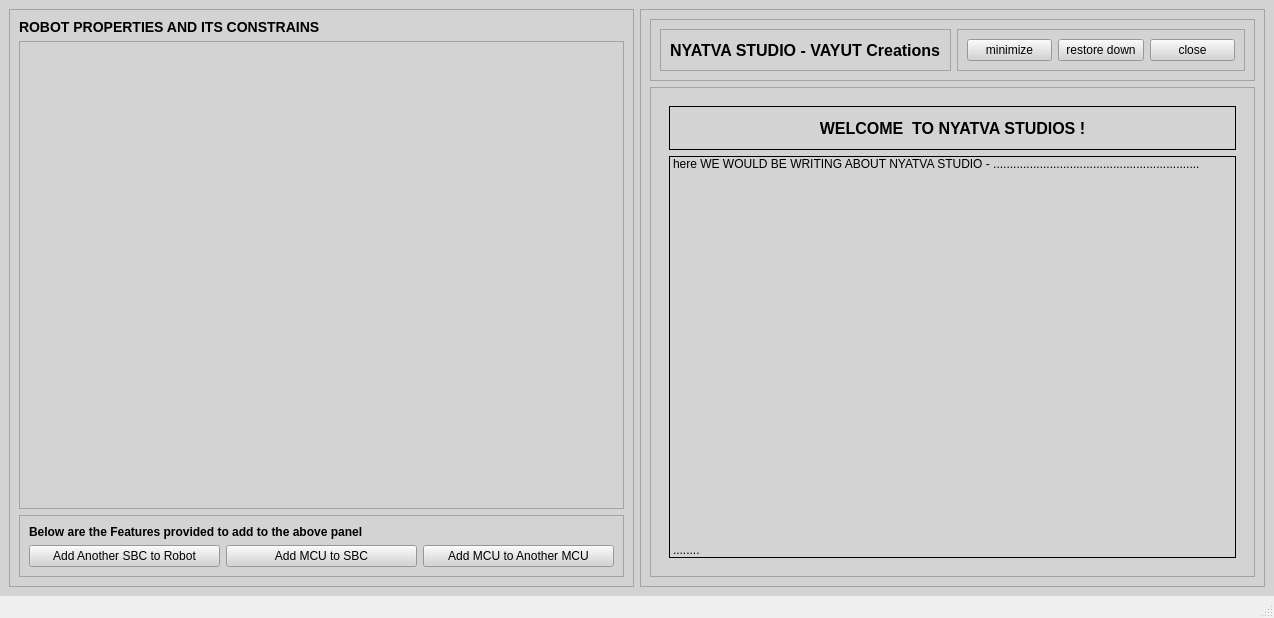
<?xml version="1.0" encoding="UTF-8"?>
<ui version="4.0">
 <class>MainWindow</class>
 <widget class="QMainWindow" name="MainWindow">
  <property name="geometry">
   <rect>
    <x>0</x>
    <y>0</y>
    <width>1274</width>
    <height>618</height>
   </rect>
  </property>
  <property name="windowTitle">
   <string>MainWindow</string>
  </property>
  <widget class="QWidget" name="centralwidget">
   <property name="styleSheet">
    <string notr="true">background-color: lightgrey;</string>
   </property>
   <layout class="QHBoxLayout" name="horizontalLayout">
    <item>
     <widget class="QFrame" name="frame">
      <property name="frameShape">
       <enum>QFrame::StyledPanel</enum>
      </property>
      <property name="frameShadow">
       <enum>QFrame::Raised</enum>
      </property>
      <layout class="QVBoxLayout" name="verticalLayout_10">
       <item>
        <layout class="QVBoxLayout" name="verticalLayout_9">
         <item>
          <widget class="QLabel" name="label_20">
           <property name="styleSheet">
            <string notr="true">font-size: 14px;
font-weight: bold;</string>
           </property>
           <property name="text">
            <string>ROBOT PROPERTIES AND ITS CONSTRAINS</string>
           </property>
           <property name="margin">
            <number>7</number>
           </property>
          </widget>
         </item>
         <item>
          <widget class="QTreeView" name="treeView"/>
         </item>
         <item>
          <widget class="QFrame" name="frame_8">
           <property name="frameShape">
            <enum>QFrame::StyledPanel</enum>
           </property>
           <property name="frameShadow">
            <enum>QFrame::Raised</enum>
           </property>
           <layout class="QVBoxLayout" name="verticalLayout_8">
            <item>
             <layout class="QVBoxLayout" name="verticalLayout_2">
              <item>
               <widget class="QLabel" name="label_7">
                <property name="styleSheet">
                 <string notr="true">font-weight: bold;</string>
                </property>
                <property name="text">
                 <string>Below are the Features provided to add to the above panel</string>
                </property>
                <property name="wordWrap">
                 <bool>false</bool>
                </property>
                <property name="margin">
                 <number>7</number>
                </property>
               </widget>
              </item>
              <item>
               <layout class="QHBoxLayout" name="horizontalLayout_9">
                <item>
                 <widget class="QPushButton" name="pushButton_5">
                  <property name="text">
                   <string>Add Another SBC to Robot</string>
                  </property>
                 </widget>
                </item>
                <item>
                 <widget class="QPushButton" name="pushButton_6">
                  <property name="text">
                   <string>Add MCU to SBC</string>
                  </property>
                 </widget>
                </item>
                <item>
                 <widget class="QPushButton" name="pushButton_7">
                  <property name="text">
                   <string>Add MCU to Another MCU</string>
                  </property>
                 </widget>
                </item>
               </layout>
              </item>
             </layout>
            </item>
           </layout>
          </widget>
         </item>
        </layout>
       </item>
      </layout>
     </widget>
    </item>
    <item>
     <widget class="QFrame" name="frame_2">
      <property name="frameShape">
       <enum>QFrame::StyledPanel</enum>
      </property>
      <property name="frameShadow">
       <enum>QFrame::Raised</enum>
      </property>
      <layout class="QVBoxLayout" name="verticalLayout">
       <item>
        <widget class="QFrame" name="frame_3">
         <property name="sizePolicy">
          <sizepolicy hsizetype="Preferred" vsizetype="Preferred">
           <horstretch>0</horstretch>
           <verstretch>0</verstretch>
          </sizepolicy>
         </property>
         <property name="frameShape">
          <enum>QFrame::StyledPanel</enum>
         </property>
         <property name="frameShadow">
          <enum>QFrame::Raised</enum>
         </property>
         <layout class="QHBoxLayout" name="horizontalLayout_2">
          <item>
           <widget class="QFrame" name="frame_4">
            <property name="frameShape">
             <enum>QFrame::StyledPanel</enum>
            </property>
            <property name="frameShadow">
             <enum>QFrame::Raised</enum>
            </property>
            <layout class="QHBoxLayout" name="horizontalLayout_4">
             <item>
              <widget class="QLabel" name="label">
               <property name="styleSheet">
                <string notr="true">font-weight: bold;
font-size: 16px;</string>
               </property>
               <property name="text">
                <string>NYATVA STUDIO - VAYUT Creations</string>
               </property>
              </widget>
             </item>
            </layout>
           </widget>
          </item>
          <item>
           <widget class="QFrame" name="frame_6">
            <property name="frameShape">
             <enum>QFrame::StyledPanel</enum>
            </property>
            <property name="frameShadow">
             <enum>QFrame::Raised</enum>
            </property>
            <layout class="QHBoxLayout" name="horizontalLayout_3">
             <item>
              <widget class="QPushButton" name="pushButton">
               <property name="text">
                <string>minimize</string>
               </property>
              </widget>
             </item>
             <item>
              <widget class="QPushButton" name="pushButton_2">
               <property name="text">
                <string>restore down</string>
               </property>
              </widget>
             </item>
             <item>
              <widget class="QPushButton" name="pushButton_3">
               <property name="text">
                <string>close</string>
               </property>
              </widget>
             </item>
            </layout>
           </widget>
          </item>
         </layout>
        </widget>
       </item>
       <item>
        <widget class="QFrame" name="frame_5">
         <property name="frameShape">
          <enum>QFrame::StyledPanel</enum>
         </property>
         <property name="frameShadow">
          <enum>QFrame::Raised</enum>
         </property>
         <layout class="QVBoxLayout" name="verticalLayout_3">
          <item>
           <widget class="QStackedWidget" name="stackedWidget">
            <property name="currentIndex">
             <number>0</number>
            </property>
            <widget class="QWidget" name="page_4">
             <layout class="QVBoxLayout" name="verticalLayout_20">
              <item>
               <layout class="QVBoxLayout" name="verticalLayout_19">
                <item>
                 <widget class="QLabel" name="label_18">
                  <property name="styleSheet">
                   <string notr="true">font-weight: bold;
font-size: 16px;</string>
                  </property>
                  <property name="frameShape">
                   <enum>QFrame::Panel</enum>
                  </property>
                  <property name="frameShadow">
                   <enum>QFrame::Plain</enum>
                  </property>
                  <property name="text">
                   <string>WELCOME  TO NYATVA STUDIOS !</string>
                  </property>
                  <property name="alignment">
                   <set>Qt::AlignCenter</set>
                  </property>
                  <property name="margin">
                   <number>27</number>
                  </property>
                 </widget>
                </item>
                <item>
                 <widget class="QLabel" name="label_19">
                  <property name="frameShape">
                   <enum>QFrame::Panel</enum>
                  </property>
                  <property name="text">
                   <string>&lt;html&gt;&lt;head/&gt;&lt;body&gt;&lt;p&gt;here WE WOULD BE WRITING ABOUT NYATVA STUDIO - .............................................................. &lt;/p&gt;&lt;p&gt;&lt;br/&gt;&lt;/p&gt;&lt;p&gt;&lt;br/&gt;&lt;/p&gt;&lt;p&gt;&lt;br/&gt;&lt;/p&gt;&lt;p&gt;&lt;br/&gt;&lt;/p&gt;&lt;p&gt;&lt;br/&gt;&lt;/p&gt;&lt;p&gt;&lt;br/&gt;&lt;/p&gt;&lt;p&gt;&lt;br/&gt;&lt;/p&gt;&lt;p&gt;&lt;br/&gt;&lt;/p&gt;&lt;p&gt;&lt;br/&gt;&lt;/p&gt;&lt;p&gt;........&lt;/p&gt;&lt;/body&gt;&lt;/html&gt;</string>
                  </property>
                 </widget>
                </item>
               </layout>
              </item>
             </layout>
            </widget>
            <widget class="QWidget" name="page">
             <layout class="QVBoxLayout" name="verticalLayout_6">
              <item>
               <layout class="QVBoxLayout" name="verticalLayout_5">
                <item>
                 <widget class="QLabel" name="label_2">
                  <property name="sizePolicy">
                   <sizepolicy hsizetype="Preferred" vsizetype="Maximum">
                    <horstretch>0</horstretch>
                    <verstretch>0</verstretch>
                   </sizepolicy>
                  </property>
                  <property name="styleSheet">
                   <string notr="true">font-weight: bold;</string>
                  </property>
                  <property name="frameShape">
                   <enum>QFrame::Panel</enum>
                  </property>
                  <property name="text">
                   <string>Adding a SBC To - ROBOT</string>
                  </property>
                  <property name="textFormat">
                   <enum>Qt::AutoText</enum>
                  </property>
                  <property name="scaledContents">
                   <bool>false</bool>
                  </property>
                  <property name="alignment">
                   <set>Qt::AlignCenter</set>
                  </property>
                  <property name="wordWrap">
                   <bool>false</bool>
                  </property>
                  <property name="margin">
                   <number>5</number>
                  </property>
                  <property name="indent">
                   <number>0</number>
                  </property>
                 </widget>
                </item>
                <item>
                 <widget class="QFrame" name="frame_7">
                  <property name="frameShape">
                   <enum>QFrame::WinPanel</enum>
                  </property>
                  <property name="frameShadow">
                   <enum>QFrame::Raised</enum>
                  </property>
                  <layout class="QVBoxLayout" name="verticalLayout_7">
                   <item>
                    <widget class="QFrame" name="frame_9">
                     <property name="frameShape">
                      <enum>QFrame::StyledPanel</enum>
                     </property>
                     <property name="frameShadow">
                      <enum>QFrame::Raised</enum>
                     </property>
                     <layout class="QVBoxLayout" name="verticalLayout_4">
                      <item>
                       <layout class="QHBoxLayout" name="horizontalLayout_5">
                        <item>
                         <widget class="QLabel" name="label_3">
                          <property name="text">
                           <string>## Parent Robot    :</string>
                          </property>
                         </widget>
                        </item>
                        <item>
                         <widget class="QLineEdit" name="lineEdit_4"/>
                        </item>
                       </layout>
                      </item>
                      <item>
                       <spacer name="horizontalSpacer">
                        <property name="orientation">
                         <enum>Qt::Horizontal</enum>
                        </property>
                        <property name="sizeHint" stdset="0">
                         <size>
                          <width>40</width>
                          <height>20</height>
                         </size>
                        </property>
                       </spacer>
                      </item>
                      <item>
                       <layout class="QHBoxLayout" name="horizontalLayout_6">
                        <item>
                         <widget class="QLabel" name="label_4">
                          <property name="text">
                           <string># SBC Comms       :</string>
                          </property>
                         </widget>
                        </item>
                        <item>
                         <widget class="QLineEdit" name="lineEdit_2"/>
                        </item>
                       </layout>
                      </item>
                      <item>
                       <layout class="QHBoxLayout" name="horizontalLayout_7">
                        <item>
                         <widget class="QLabel" name="label_5">
                          <property name="text">
                           <string># SBC Actuators    :</string>
                          </property>
                         </widget>
                        </item>
                        <item>
                         <widget class="QLineEdit" name="lineEdit_3"/>
                        </item>
                       </layout>
                      </item>
                      <item>
                       <layout class="QHBoxLayout" name="horizontalLayout_8">
                        <item>
                         <widget class="QLabel" name="label_6">
                          <property name="text">
                           <string># SBC Sensors        :</string>
                          </property>
                         </widget>
                        </item>
                        <item>
                         <widget class="QLineEdit" name="lineEdit"/>
                        </item>
                       </layout>
                      </item>
                     </layout>
                    </widget>
                   </item>
                   <item>
                    <widget class="QPushButton" name="pushButton_4">
                     <property name="text">
                      <string>ADD NEW SBC</string>
                     </property>
                     <property name="iconSize">
                      <size>
                       <width>16</width>
                       <height>16</height>
                      </size>
                     </property>
                    </widget>
                   </item>
                  </layout>
                 </widget>
                </item>
               </layout>
              </item>
             </layout>
            </widget>
            <widget class="QWidget" name="page_2">
             <layout class="QVBoxLayout" name="verticalLayout_14">
              <item>
               <layout class="QVBoxLayout" name="verticalLayout_11">
                <item>
                 <widget class="QLabel" name="label_8">
                  <property name="sizePolicy">
                   <sizepolicy hsizetype="Preferred" vsizetype="Maximum">
                    <horstretch>0</horstretch>
                    <verstretch>0</verstretch>
                   </sizepolicy>
                  </property>
                  <property name="styleSheet">
                   <string notr="true">font-weight: bold;</string>
                  </property>
                  <property name="frameShape">
                   <enum>QFrame::Panel</enum>
                  </property>
                  <property name="text">
                   <string>Adding a MCU To - SBC</string>
                  </property>
                  <property name="textFormat">
                   <enum>Qt::AutoText</enum>
                  </property>
                  <property name="scaledContents">
                   <bool>false</bool>
                  </property>
                  <property name="alignment">
                   <set>Qt::AlignCenter</set>
                  </property>
                  <property name="wordWrap">
                   <bool>true</bool>
                  </property>
                  <property name="margin">
                   <number>5</number>
                  </property>
                  <property name="indent">
                   <number>0</number>
                  </property>
                 </widget>
                </item>
                <item>
                 <widget class="QFrame" name="frame_10">
                  <property name="frameShape">
                   <enum>QFrame::WinPanel</enum>
                  </property>
                  <property name="frameShadow">
                   <enum>QFrame::Raised</enum>
                  </property>
                  <layout class="QVBoxLayout" name="verticalLayout_12">
                   <item>
                    <widget class="QFrame" name="frame_11">
                     <property name="frameShape">
                      <enum>QFrame::StyledPanel</enum>
                     </property>
                     <property name="frameShadow">
                      <enum>QFrame::Raised</enum>
                     </property>
                     <layout class="QVBoxLayout" name="verticalLayout_13">
                      <item>
                       <layout class="QHBoxLayout" name="horizontalLayout_10">
                        <item>
                         <widget class="QLabel" name="label_9">
                          <property name="text">
                           <string>## Parent SBC    :</string>
                          </property>
                         </widget>
                        </item>
                        <item>
                         <widget class="QLineEdit" name="lineEdit_5"/>
                        </item>
                       </layout>
                      </item>
                      <item>
                       <spacer name="horizontalSpacer_2">
                        <property name="orientation">
                         <enum>Qt::Horizontal</enum>
                        </property>
                        <property name="sizeHint" stdset="0">
                         <size>
                          <width>40</width>
                          <height>20</height>
                         </size>
                        </property>
                       </spacer>
                      </item>
                      <item>
                       <layout class="QHBoxLayout" name="horizontalLayout_11">
                        <item>
                         <widget class="QLabel" name="label_10">
                          <property name="text">
                           <string># MCU Comms       :</string>
                          </property>
                         </widget>
                        </item>
                        <item>
                         <widget class="QLineEdit" name="lineEdit_6"/>
                        </item>
                       </layout>
                      </item>
                      <item>
                       <layout class="QHBoxLayout" name="horizontalLayout_12">
                        <item>
                         <widget class="QLabel" name="label_11">
                          <property name="text">
                           <string># MCU Actuators    :</string>
                          </property>
                         </widget>
                        </item>
                        <item>
                         <widget class="QLineEdit" name="lineEdit_7"/>
                        </item>
                       </layout>
                      </item>
                      <item>
                       <layout class="QHBoxLayout" name="horizontalLayout_13">
                        <item>
                         <widget class="QLabel" name="label_12">
                          <property name="text">
                           <string># MCU Sensors        :</string>
                          </property>
                         </widget>
                        </item>
                        <item>
                         <widget class="QLineEdit" name="lineEdit_8"/>
                        </item>
                       </layout>
                      </item>
                     </layout>
                    </widget>
                   </item>
                   <item>
                    <widget class="QPushButton" name="pushButton_8">
                     <property name="text">
                      <string>ADD NEW MCU</string>
                     </property>
                    </widget>
                   </item>
                  </layout>
                 </widget>
                </item>
               </layout>
              </item>
             </layout>
            </widget>
            <widget class="QWidget" name="page_3">
             <layout class="QVBoxLayout" name="verticalLayout_18">
              <item>
               <layout class="QVBoxLayout" name="verticalLayout_15">
                <item>
                 <widget class="QLabel" name="label_13">
                  <property name="sizePolicy">
                   <sizepolicy hsizetype="Preferred" vsizetype="Maximum">
                    <horstretch>0</horstretch>
                    <verstretch>0</verstretch>
                   </sizepolicy>
                  </property>
                  <property name="styleSheet">
                   <string notr="true">font-weight: bold;</string>
                  </property>
                  <property name="frameShape">
                   <enum>QFrame::Panel</enum>
                  </property>
                  <property name="text">
                   <string>Adding a MCU To -Another MCU</string>
                  </property>
                  <property name="textFormat">
                   <enum>Qt::AutoText</enum>
                  </property>
                  <property name="scaledContents">
                   <bool>false</bool>
                  </property>
                  <property name="alignment">
                   <set>Qt::AlignCenter</set>
                  </property>
                  <property name="wordWrap">
                   <bool>false</bool>
                  </property>
                  <property name="margin">
                   <number>5</number>
                  </property>
                  <property name="indent">
                   <number>0</number>
                  </property>
                 </widget>
                </item>
                <item>
                 <widget class="QFrame" name="frame_12">
                  <property name="frameShape">
                   <enum>QFrame::WinPanel</enum>
                  </property>
                  <property name="frameShadow">
                   <enum>QFrame::Raised</enum>
                  </property>
                  <layout class="QVBoxLayout" name="verticalLayout_16">
                   <item>
                    <widget class="QFrame" name="frame_13">
                     <property name="frameShape">
                      <enum>QFrame::StyledPanel</enum>
                     </property>
                     <property name="frameShadow">
                      <enum>QFrame::Raised</enum>
                     </property>
                     <layout class="QVBoxLayout" name="verticalLayout_17">
                      <item>
                       <layout class="QHBoxLayout" name="horizontalLayout_14">
                        <item>
                         <widget class="QLabel" name="label_14">
                          <property name="text">
                           <string>## Parent MCU    :</string>
                          </property>
                         </widget>
                        </item>
                        <item>
                         <widget class="QLineEdit" name="lineEdit_9"/>
                        </item>
                       </layout>
                      </item>
                      <item>
                       <spacer name="horizontalSpacer_3">
                        <property name="orientation">
                         <enum>Qt::Horizontal</enum>
                        </property>
                        <property name="sizeHint" stdset="0">
                         <size>
                          <width>40</width>
                          <height>20</height>
                         </size>
                        </property>
                       </spacer>
                      </item>
                      <item>
                       <layout class="QHBoxLayout" name="horizontalLayout_15">
                        <item>
                         <widget class="QLabel" name="label_15">
                          <property name="text">
                           <string># MCU Comms       :</string>
                          </property>
                         </widget>
                        </item>
                        <item>
                         <widget class="QLineEdit" name="lineEdit_10"/>
                        </item>
                       </layout>
                      </item>
                      <item>
                       <layout class="QHBoxLayout" name="horizontalLayout_16">
                        <item>
                         <widget class="QLabel" name="label_16">
                          <property name="text">
                           <string># MCU Actuators    :</string>
                          </property>
                         </widget>
                        </item>
                        <item>
                         <widget class="QLineEdit" name="lineEdit_11"/>
                        </item>
                       </layout>
                      </item>
                      <item>
                       <layout class="QHBoxLayout" name="horizontalLayout_17">
                        <item>
                         <widget class="QLabel" name="label_17">
                          <property name="text">
                           <string># MCU Sensors        :</string>
                          </property>
                         </widget>
                        </item>
                        <item>
                         <widget class="QLineEdit" name="lineEdit_12"/>
                        </item>
                       </layout>
                      </item>
                     </layout>
                    </widget>
                   </item>
                   <item>
                    <widget class="QPushButton" name="pushButton_9">
                     <property name="text">
                      <string>ADD NEW MCU</string>
                     </property>
                    </widget>
                   </item>
                  </layout>
                 </widget>
                </item>
               </layout>
              </item>
             </layout>
            </widget>
           </widget>
          </item>
         </layout>
        </widget>
       </item>
      </layout>
     </widget>
    </item>
   </layout>
  </widget>
  <widget class="QMenuBar" name="menubar">
   <property name="geometry">
    <rect>
     <x>0</x>
     <y>0</y>
     <width>1274</width>
     <height>22</height>
    </rect>
   </property>
  </widget>
  <widget class="QStatusBar" name="statusbar"/>
 </widget>
 <resources/>
 <connections/>
</ui>
